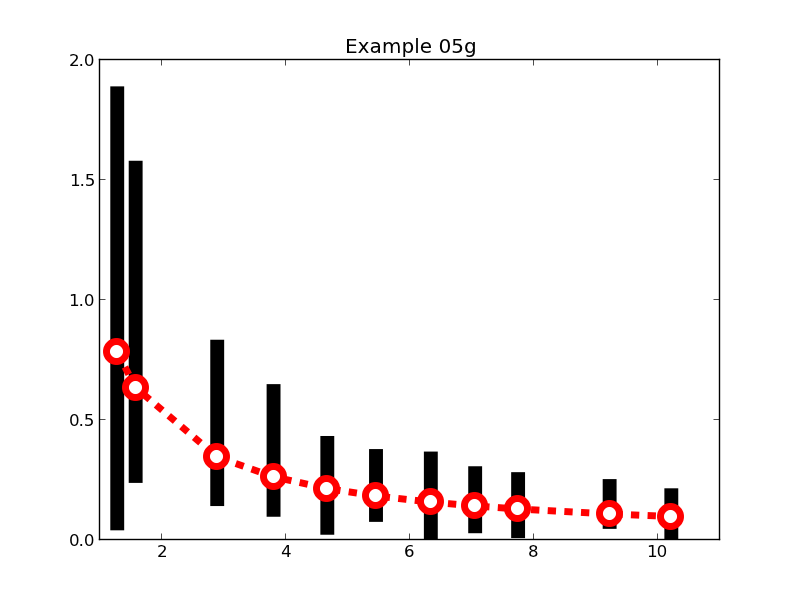

This figure's Python source:
import matplotlib.pyplot as pyplot

# plotdata is a local module for our convenience
import plotdata

# x and y are lits of floating point numbers
x = plotdata.data05x
y = plotdata.data05y

yminus = plotdata.data05ym
yplus  = plotdata.data05yp

# Plot y against x
pyplot.errorbar(x,y, yerr=(yminus,yplus), linestyle='dashed', color='red', linewidth=5.0, marker='o', markeredgecolor='red', markeredgewidth=5, markerfacecolor='white', markersize=15, ecolor='black', elinewidth=10.0, capsize=0)

pyplot.title('Example 05g')
pyplot.savefig('example05g.png')
